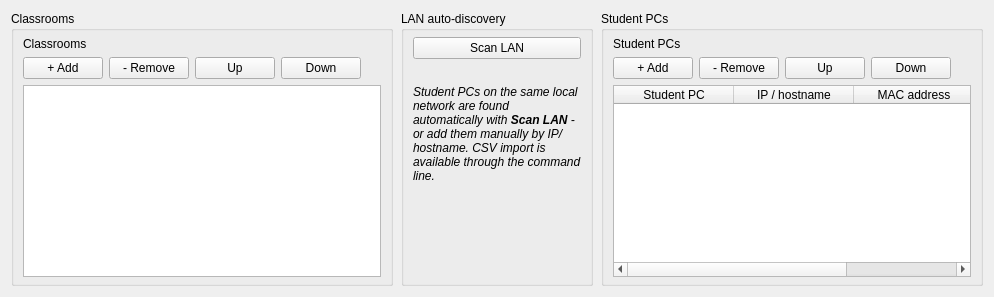
<?xml version="1.0" encoding="UTF-8"?>
<ui version="4.0">
 <class>BuiltinDirectoryConfigurationPage</class>
 <widget class="QWidget" name="BuiltinDirectoryConfigurationPage">
  <property name="windowTitle">
   <string>Classrooms &amp; student PCs</string>
  </property>
  <property name="windowIcon">
   <iconset resource="builtindirectory.qrc">
    <normaloff>:/builtindirectory/builtindirectory.png</normaloff>:/builtindirectory/builtindirectory.png</iconset>
  </property>
  <layout class="QHBoxLayout" name="mainColumnsLayout">
   <property name="spacing">
    <number>8</number>
   </property>
   <item>
    <widget class="QGroupBox" name="classroomsGroup">
     <property name="title">
      <string>Classrooms</string>
     </property>
     <layout class="QVBoxLayout" name="classroomsLayout">
      <property name="topMargin">
       <number>6</number>
      </property>
      <property name="bottomMargin">
       <number>6</number>
      </property>
      <item>
       <widget class="QLabel" name="label">
        <property name="text">
         <string>Classrooms</string>
        </property>
       </widget>
      </item>
      <item>
       <layout class="QHBoxLayout" name="locationButtonsLayout">
        <item>
         <widget class="QPushButton" name="addLocationButton">
          <property name="toolTip">
           <string>Add new classroom</string>
          </property>
          <property name="text">
           <string>+ Add</string>
          </property>
         </widget>
        </item>
        <item>
         <widget class="QPushButton" name="removeLocationButton">
          <property name="toolTip">
           <string>Remove selected classroom</string>
          </property>
          <property name="text">
           <string>- Remove</string>
          </property>
         </widget>
        </item>
        <item>
         <widget class="QPushButton" name="moveLocationUpButton">
          <property name="toolTip">
           <string>Move selected classroom up</string>
          </property>
          <property name="text">
           <string>Up</string>
          </property>
         </widget>
        </item>
        <item>
         <widget class="QPushButton" name="moveLocationDownButton">
          <property name="toolTip">
           <string>Move selected classroom down</string>
          </property>
          <property name="text">
           <string>Down</string>
          </property>
         </widget>
        </item>
        <item>
         <spacer name="locationButtonsSpacer">
          <property name="orientation">
           <enum>Qt::Horizontal</enum>
          </property>
          <property name="sizeHint" stdset="0">
           <size>
            <width>20</width>
            <height>20</height>
           </size>
          </property>
         </spacer>
        </item>
       </layout>
      </item>
      <item>
       <widget class="QTableWidget" name="locationTableWidget">
        <attribute name="horizontalHeaderVisible">
         <bool>false</bool>
        </attribute>
        <attribute name="horizontalHeaderStretchLastSection">
         <bool>true</bool>
        </attribute>
        <attribute name="verticalHeaderVisible">
         <bool>false</bool>
        </attribute>
        <column>
         <property name="text">
          <string>Classrooms</string>
         </property>
        </column>
       </widget>
      </item>
     </layout>
    </widget>
   </item>
   <item>
    <widget class="QGroupBox" name="lanToolsGroup">
     <property name="title">
      <string>LAN auto-discovery</string>
     </property>
     <property name="maximumWidth">
      <number>340</number>
     </property>
     <layout class="QVBoxLayout" name="lanToolsLayout">
      <property name="topMargin">
       <number>6</number>
      </property>
      <property name="bottomMargin">
       <number>6</number>
      </property>
      <item>
       <widget class="QPushButton" name="scanLanButton">
        <property name="toolTip">
         <string>Scan the local network and automatically register every ClassWatch device found</string>
        </property>
        <property name="text">
         <string>Scan LAN</string>
        </property>
       </widget>
      </item>
      <item>
       <widget class="QLabel" name="scanStatusLabel">
        <property name="text">
         <string/>
        </property>
        <property name="wordWrap">
         <bool>true</bool>
        </property>
       </widget>
      </item>
      <item>
       <widget class="QLabel" name="label_3">
        <property name="font">
         <font>
          <italic>true</italic>
         </font>
        </property>
        <property name="text">
         <string>Student PCs on the same local network are found automatically with &lt;b&gt;Scan LAN&lt;/b&gt; - or add them manually by IP/hostname. CSV import is available through the command line.</string>
        </property>
        <property name="wordWrap">
         <bool>true</bool>
        </property>
       </widget>
      </item>
      <item>
       <spacer name="lanToolsSpacer">
        <property name="orientation">
         <enum>Qt::Vertical</enum>
        </property>
        <property name="sizeHint" stdset="0">
         <size>
          <width>20</width>
          <height>40</height>
         </size>
        </property>
       </spacer>
      </item>
     </layout>
    </widget>
   </item>
   <item>
    <widget class="QGroupBox" name="studentPcGroup">
     <property name="title">
      <string>Student PCs</string>
     </property>
     <layout class="QVBoxLayout" name="studentPcLayout">
      <property name="topMargin">
       <number>6</number>
      </property>
      <property name="bottomMargin">
       <number>6</number>
      </property>
      <item>
       <widget class="QLabel" name="label_2">
        <property name="text">
         <string>Student PCs</string>
        </property>
       </widget>
      </item>
      <item>
       <layout class="QHBoxLayout" name="computerButtonsLayout">
        <item>
         <widget class="QPushButton" name="addComputerButton">
          <property name="toolTip">
           <string>Add new student PC</string>
          </property>
          <property name="text">
           <string>+ Add</string>
          </property>
         </widget>
        </item>
        <item>
         <widget class="QPushButton" name="removeComputerButton">
          <property name="toolTip">
           <string>Remove selected student PC</string>
          </property>
          <property name="text">
           <string>- Remove</string>
          </property>
         </widget>
        </item>
        <item>
         <widget class="QPushButton" name="moveComputerUpButton">
          <property name="toolTip">
           <string>Move selected student PC up</string>
          </property>
          <property name="text">
           <string>Up</string>
          </property>
         </widget>
        </item>
        <item>
         <widget class="QPushButton" name="moveComputerDownButton">
          <property name="toolTip">
           <string>Move selected student PC down</string>
          </property>
          <property name="text">
           <string>Down</string>
          </property>
         </widget>
        </item>
        <item>
         <spacer name="computerButtonsSpacer">
          <property name="orientation">
           <enum>Qt::Horizontal</enum>
          </property>
          <property name="sizeHint" stdset="0">
           <size>
            <width>20</width>
            <height>20</height>
           </size>
          </property>
         </spacer>
        </item>
       </layout>
      </item>
      <item>
       <widget class="QTableWidget" name="computerTableWidget">
        <property name="selectionBehavior">
         <enum>QAbstractItemView::SelectRows</enum>
        </property>
        <attribute name="horizontalHeaderMinimumSectionSize">
         <number>120</number>
        </attribute>
        <attribute name="horizontalHeaderStretchLastSection">
         <bool>true</bool>
        </attribute>
        <attribute name="verticalHeaderVisible">
         <bool>false</bool>
        </attribute>
        <column>
         <property name="text">
          <string>Student PC</string>
         </property>
        </column>
        <column>
         <property name="text">
          <string>IP / hostname</string>
         </property>
        </column>
        <column>
         <property name="text">
          <string>MAC address</string>
         </property>
        </column>
       </widget>
      </item>
     </layout>
    </widget>
   </item>
  </layout>
 </widget>
 <resources>
  <include location="../../core/resources/core.qrc"/>
  <include location="builtindirectory.qrc"/>
 </resources>
 <connections>
  <connection>
   <sender>addComputerButton</sender>
   <signal>clicked()</signal>
   <receiver>BuiltinDirectoryConfigurationPage</receiver>
   <slot>addComputer()</slot>
   <hints>
    <hint type="sourcelabel">
     <x>646</x>
     <y>528</y>
    </hint>
    <hint type="destinationlabel">
     <x>507</x>
     <y>351</y>
    </hint>
   </hints>
  </connection>
  <connection>
   <sender>removeComputerButton</sender>
   <signal>clicked()</signal>
   <receiver>BuiltinDirectoryConfigurationPage</receiver>
   <slot>removeComputer()</slot>
   <hints>
    <hint type="sourcelabel">
     <x>698</x>
     <y>528</y>
    </hint>
    <hint type="destinationlabel">
     <x>507</x>
     <y>351</y>
    </hint>
   </hints>
  </connection>
  <connection>
   <sender>removeLocationButton</sender>
   <signal>clicked()</signal>
   <receiver>BuiltinDirectoryConfigurationPage</receiver>
   <slot>removeLocation()</slot>
   <hints>
    <hint type="sourcelabel">
     <x>108</x>
     <y>528</y>
    </hint>
    <hint type="destinationlabel">
     <x>507</x>
     <y>351</y>
    </hint>
   </hints>
  </connection>
  <connection>
   <sender>addLocationButton</sender>
   <signal>clicked()</signal>
   <receiver>BuiltinDirectoryConfigurationPage</receiver>
   <slot>addLocation()</slot>
   <hints>
    <hint type="sourcelabel">
     <x>56</x>
     <y>528</y>
    </hint>
    <hint type="destinationlabel">
     <x>507</x>
     <y>351</y>
    </hint>
   </hints>
  </connection>
  <connection>
   <sender>locationTableWidget</sender>
   <signal>cellChanged(int,int)</signal>
   <receiver>BuiltinDirectoryConfigurationPage</receiver>
   <slot>updateLocation()</slot>
   <hints>
    <hint type="sourcelabel">
     <x>150</x>
     <y>364</y>
    </hint>
    <hint type="destinationlabel">
     <x>507</x>
     <y>351</y>
    </hint>
   </hints>
  </connection>
  <connection>
   <sender>computerTableWidget</sender>
   <signal>cellChanged(int,int)</signal>
   <receiver>BuiltinDirectoryConfigurationPage</receiver>
   <slot>updateComputer()</slot>
   <hints>
    <hint type="sourcelabel">
     <x>630</x>
     <y>364</y>
    </hint>
    <hint type="destinationlabel">
     <x>507</x>
     <y>351</y>
    </hint>
   </hints>
  </connection>
  <connection>
   <sender>moveLocationUpButton</sender>
   <signal>clicked()</signal>
   <receiver>BuiltinDirectoryConfigurationPage</receiver>
   <slot>moveLocationUp()</slot>
   <hints>
    <hint type="sourcelabel">
     <x>160</x>
     <y>528</y>
    </hint>
    <hint type="destinationlabel">
     <x>507</x>
     <y>351</y>
    </hint>
   </hints>
  </connection>
  <connection>
   <sender>moveLocationDownButton</sender>
   <signal>clicked()</signal>
   <receiver>BuiltinDirectoryConfigurationPage</receiver>
   <slot>moveLocationDown()</slot>
   <hints>
    <hint type="sourcelabel">
     <x>212</x>
     <y>528</y>
    </hint>
    <hint type="destinationlabel">
     <x>507</x>
     <y>351</y>
    </hint>
   </hints>
  </connection>
  <connection>
   <sender>moveComputerUpButton</sender>
   <signal>clicked()</signal>
   <receiver>BuiltinDirectoryConfigurationPage</receiver>
   <slot>moveComputerUp()</slot>
   <hints>
    <hint type="sourcelabel">
     <x>750</x>
     <y>528</y>
    </hint>
    <hint type="destinationlabel">
     <x>507</x>
     <y>351</y>
    </hint>
   </hints>
  </connection>
  <connection>
   <sender>moveComputerDownButton</sender>
   <signal>clicked()</signal>
   <receiver>BuiltinDirectoryConfigurationPage</receiver>
   <slot>moveComputerDown()</slot>
   <hints>
    <hint type="sourcelabel">
     <x>802</x>
     <y>528</y>
    </hint>
    <hint type="destinationlabel">
     <x>507</x>
     <y>351</y>
    </hint>
   </hints>
  </connection>
  <connection>
   <sender>scanLanButton</sender>
   <signal>clicked()</signal>
   <receiver>BuiltinDirectoryConfigurationPage</receiver>
   <slot>scanLan()</slot>
   <hints>
    <hint type="sourcelabel">
     <x>900</x>
     <y>528</y>
    </hint>
    <hint type="destinationlabel">
     <x>507</x>
     <y>351</y>
    </hint>
   </hints>
  </connection>
 </connections>
 <slots>
  <slot>addLocation()</slot>
  <slot>removeLocation()</slot>
  <slot>addComputer()</slot>
  <slot>removeComputer()</slot>
  <slot>updateLocation()</slot>
  <slot>updateComputer()</slot>
  <slot>moveLocationUp()</slot>
  <slot>moveLocationDown()</slot>
  <slot>moveComputerUp()</slot>
  <slot>moveComputerDown()</slot>
  <slot>scanLan()</slot>
 </slots>
</ui>
